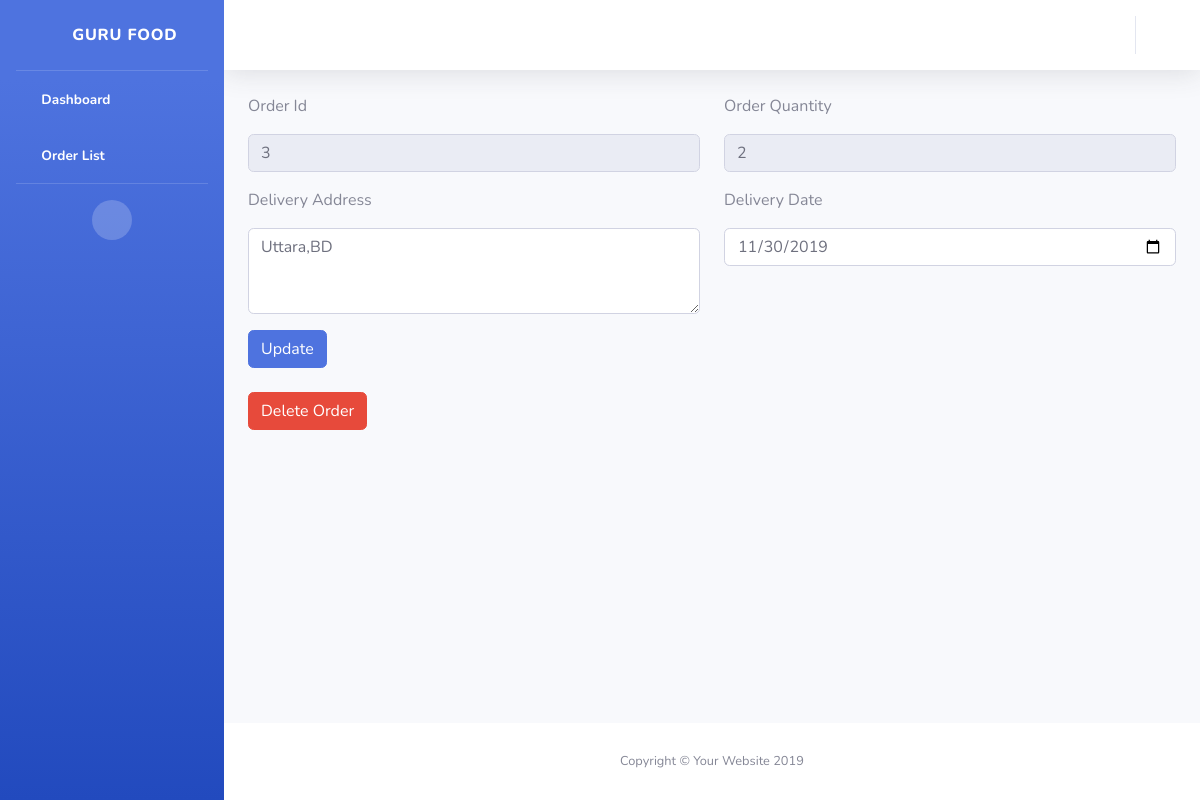
Page /user/edit-order/3 on the committed database.
### home/models.py (models this page shows, shortened)
class FoodOrder(models.Model):
    username = models.CharField(max_length=255)
    useremail = models.CharField(max_length=255)
    address = models.CharField(max_length=255)
    orderDate = models.DateTimeField(auto_now_add=True)
    deliveryDate = models.CharField(max_length=255)
    foodItemName = models.TextField()
    quantity =  models.CharField(max_length=255)
    bill = models.CharField(max_length=255)
    Payablebill = models.CharField(max_length=255)
    paid = models.BooleanField(default=False)

### user/views.py (the view)
# urls.py: path('edit-order/<int:id>',views.editOrder),
def editOrder(request,id):
    data = FoodOrder.objects.filter(id=id).get();
    return render(request,'user/editOrder.html',{'data':data})

### user/templates/user/editOrder.html (shortened to what this page needs)
{% extends 'dashbord_master.html' %}
{% load static from staticfiles %}
{% block content %}
<div class="container">
  <form class="admin" method="POST" action="{% url 'updateorder' %}">
    <div class="form-group row">
      <div class="col-sm-6 mb-3 mb-sm-0">
        <p> Order Id </p>
        <input type="text" name="id" class="form-control form-control-user" value="{{data.id}}" readonly id="exampleFirstName">
      </div>
      <div class="col-sm-6">
          <p> Order Quantity </p>
        <input type="number" name="quantity" value="{{data.quantity}}" readonly class="form-control form-control-user" id="exampleLastName" >
      </div>
    </div>
    <div class="form-group row">
      <div class="col-sm-6 mb-3 mb-sm-0">
          <p> Delivery Address </p>
        <textarea class="form-control form-control-user" name="address" id="" cols="30" rows="3">{{data.address}}</textarea>
      </div>
      <div class="col-sm-6">
          <p> Delivery Date </p>
        <input type="date" class="form-control form-control-user" name="deliveryDate" value="{{data.deliveryDate}}" id="exampleRepeatPassword">
      </div>
    </div>
    <button class="btn btn-primary"> Update </button>
  </form>
  <br>
  <button onclick='window.location.href = "/user/delete-order/{{data.id}}"' class="btn btn-danger"> Delete Order </button>
</div>
{% endblock %}

### rows in the picture
FoodOrder: id "3", quantity "2", address "Uttara,BD", deliveryDate "11/30/2019"
